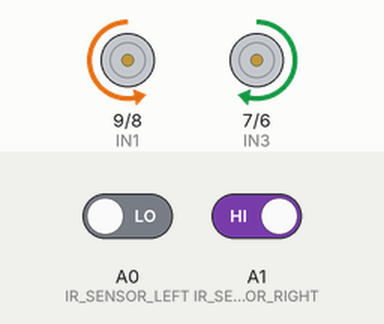
This sketch was run on a simulated Arduino Uno, built with avr-gcc and run on an emulated ATmega328P. Parts: motor-driver pin pairs drawn as motors (green arrow = first pin HIGH = forward, orange = second pin HIGH = backward, longer = more drive, scaled by the enable pin). The inputs (shaded band) are chosen by the test bench; at power-on: A0 (IR_SENSOR_LEFT) LOW, A1 (IR_SENSOR_RIGHT) HIGH.

Above: at 1.2 s.
1.3 s: A0 (IR_SENSOR_LEFT) driven HIGH
At 2.3 s:
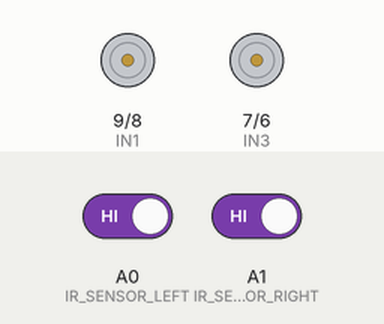
2.8 s: A1 (IR_SENSOR_RIGHT) driven LOW
At 3.4 s:
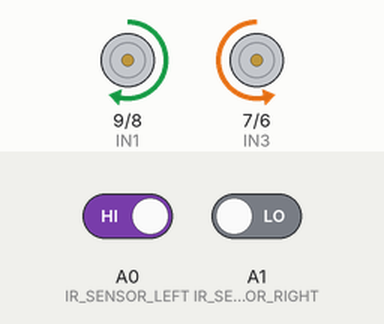
4.3 s: A0 (IR_SENSOR_LEFT) driven LOW
At 5.5 s:
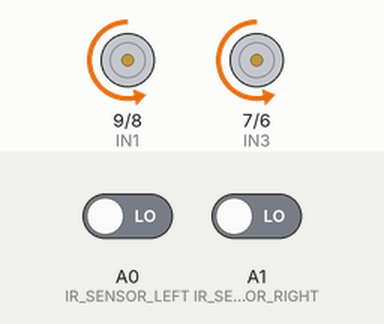
5.8 s: A1 (IR_SENSOR_RIGHT) driven HIGH
At 6.9 s:
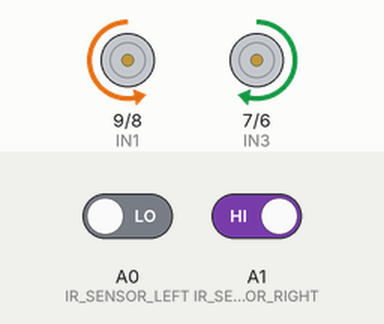
Timing chart, 0 to 8.3 s (numbered marks = the images above; inputs shaded):
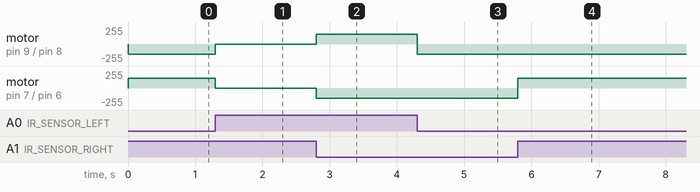

The sketch:

Line_Following_Robot.ino
```cpp
#define IR_SENSOR_RIGHT A1
#define IR_SENSOR_LEFT A0
#define MOTOR_SPEED 150

// Right motor
#define ENA 10
#define IN1 9
#define IN2 8

// Left motor
#define ENB 5
#define IN3 7
#define IN4 6

void setup() {
  Serial.begin(9600);

  pinMode(ENA, OUTPUT);
  pinMode(IN1, OUTPUT);
  pinMode(IN2, OUTPUT);

  pinMode(ENB, OUTPUT);
  pinMode(IN3, OUTPUT);
  pinMode(IN4, OUTPUT);

  pinMode(IR_SENSOR_RIGHT, INPUT);
  pinMode(IR_SENSOR_LEFT, INPUT);

  rotateMotor(0, 0);  // Stop motors initially
}

void loop() {
  int rightIRSensorValue = digitalRead(IR_SENSOR_RIGHT);
  int leftIRSensorValue = digitalRead(IR_SENSOR_LEFT);

  // Low - White (due to received IR) & High - Black (due to no received IR)
  // If none of the sensors detect the black line, go forward
  if (rightIRSensorValue == LOW && leftIRSensorValue == LOW) {
    rotateMotor(-MOTOR_SPEED, -MOTOR_SPEED);
  }
  // If right sensor detects black, turn right
  else if (rightIRSensorValue == HIGH && leftIRSensorValue == LOW) {
    rotateMotor(-MOTOR_SPEED, MOTOR_SPEED);
  }
  // If left sensor detects black, turn left
  else if (rightIRSensorValue == LOW && leftIRSensorValue == HIGH) {
    rotateMotor(MOTOR_SPEED, -MOTOR_SPEED);
  }
  // If both sensors detect black, stop
  else if (rightIRSensorValue == HIGH && leftIRSensorValue == HIGH) {
    rotateMotor(0, 0);
  }
}

void rotateMotor(int rightMotorSpeed, int leftMotorSpeed) {
  // Control right motor
  if (rightMotorSpeed < 0) {
    digitalWrite(IN1, LOW);
    digitalWrite(IN2, HIGH);
  } else if (rightMotorSpeed > 0) {
    digitalWrite(IN1, HIGH);
    digitalWrite(IN2, LOW);
  } else {
    digitalWrite(IN1, LOW);
    digitalWrite(IN2, LOW);
  }

  // Control left motor
  if (leftMotorSpeed < 0) {
    digitalWrite(IN3, LOW);
    digitalWrite(IN4, HIGH);
  } else if (leftMotorSpeed > 0) {
    digitalWrite(IN3, HIGH);
    digitalWrite(IN4, LOW);
  } else {
    digitalWrite(IN3, LOW);
    digitalWrite(IN4, LOW);
  }

  analogWrite(ENA, abs(rightMotorSpeed));
  analogWrite(ENB, abs(leftMotorSpeed));
}
```

Measured:
- after the input at 1.3 s, motor on pin 9 (IN1) / pin 8 (IN2): backward 150/255 → stopped at once; motor on pin 7 (IN3) / pin 6 (IN4): forward 150/255 → stopped at once
- after the input at 2.8 s, motor on pin 9 (IN1) / pin 8 (IN2): stopped → forward 150/255 at once; motor on pin 7 (IN3) / pin 6 (IN4): stopped → backward 150/255 at once
- after the input at 4.3 s, motor on pin 9 (IN1) / pin 8 (IN2): forward 150/255 → backward 150/255 at once
- after the input at 5.8 s, motor on pin 7 (IN3) / pin 6 (IN4): backward 150/255 → forward 150/255 at once
